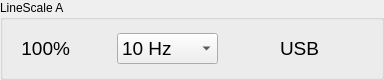
<?xml version="1.0" encoding="UTF-8"?>
<ui version="4.0">
 <class>ConnectionWidget</class>
 <widget class="QWidget" name="ConnectionWidget">
  <property name="geometry">
   <rect>
    <x>0</x>
    <y>0</y>
    <width>384</width>
    <height>80</height>
   </rect>
  </property>
  <property name="windowTitle">
   <string>Form</string>
  </property>
  <layout class="QHBoxLayout" name="horizontalLayout_2">
   <property name="leftMargin">
    <number>0</number>
   </property>
   <property name="topMargin">
    <number>0</number>
   </property>
   <property name="rightMargin">
    <number>0</number>
   </property>
   <property name="bottomMargin">
    <number>0</number>
   </property>
   <item>
    <widget class="QGroupBox" name="group">
     <property name="title">
      <string>LineScale A</string>
     </property>
     <layout class="QHBoxLayout" name="horizontalLayout">
      <property name="spacing">
       <number>2</number>
      </property>
      <property name="leftMargin">
       <number>2</number>
      </property>
      <property name="topMargin">
       <number>2</number>
      </property>
      <property name="bottomMargin">
       <number>2</number>
      </property>
      <item>
       <widget class="QLabel" name="iconBattery">
        <property name="maximumSize">
         <size>
          <width>40</width>
          <height>40</height>
         </size>
        </property>
        <property name="font">
         <font>
          <family>Segoe UI</family>
          <pointsize>16</pointsize>
          <italic>false</italic>
          <bold>true</bold>
         </font>
        </property>
        <property name="styleSheet">
         <string notr="true"/>
        </property>
        <property name="text">
         <string/>
        </property>
        <property name="pixmap">
         <pixmap resource="../../assets/resource.qrc">:/linescaleGUI/icons/battery100.png</pixmap>
        </property>
        <property name="scaledContents">
         <bool>true</bool>
        </property>
       </widget>
      </item>
      <item>
       <widget class="QLabel" name="lblBattery">
        <property name="minimumSize">
         <size>
          <width>50</width>
          <height>0</height>
         </size>
        </property>
        <property name="font">
         <font>
          <family>Segoe UI</family>
          <pointsize>14</pointsize>
          <italic>false</italic>
          <bold>false</bold>
          <kerning>true</kerning>
         </font>
        </property>
        <property name="layoutDirection">
         <enum>Qt::LeftToRight</enum>
        </property>
        <property name="styleSheet">
         <string notr="true"/>
        </property>
        <property name="text">
         <string>100%</string>
        </property>
        <property name="alignment">
         <set>Qt::AlignRight|Qt::AlignTrailing|Qt::AlignVCenter</set>
        </property>
       </widget>
      </item>
      <item>
       <spacer name="spacerLeft">
        <property name="orientation">
         <enum>Qt::Horizontal</enum>
        </property>
        <property name="sizeHint" stdset="0">
         <size>
          <width>0</width>
          <height>20</height>
         </size>
        </property>
       </spacer>
      </item>
      <item>
       <widget class="QComboBox" name="comboBox">
        <property name="font">
         <font>
          <pointsize>14</pointsize>
         </font>
        </property>
        <item>
         <property name="text">
          <string>10 Hz</string>
         </property>
        </item>
        <item>
         <property name="text">
          <string>40 Hz</string>
         </property>
        </item>
        <item>
         <property name="text">
          <string>640 Hz</string>
         </property>
        </item>
        <item>
         <property name="text">
          <string>1280 Hz</string>
         </property>
        </item>
       </widget>
      </item>
      <item>
       <spacer name="spacerRight">
        <property name="orientation">
         <enum>Qt::Horizontal</enum>
        </property>
        <property name="sizeHint" stdset="0">
         <size>
          <width>0</width>
          <height>20</height>
         </size>
        </property>
       </spacer>
      </item>
      <item>
       <widget class="QLabel" name="iconConn">
        <property name="maximumSize">
         <size>
          <width>40</width>
          <height>40</height>
         </size>
        </property>
        <property name="font">
         <font>
          <family>Segoe UI</family>
          <pointsize>16</pointsize>
          <italic>false</italic>
          <bold>true</bold>
         </font>
        </property>
        <property name="styleSheet">
         <string notr="true"/>
        </property>
        <property name="text">
         <string/>
        </property>
        <property name="pixmap">
         <pixmap resource="../../assets/resource.qrc">:/linescaleGUI/icons/usb.png</pixmap>
        </property>
        <property name="scaledContents">
         <bool>true</bool>
        </property>
       </widget>
      </item>
      <item>
       <widget class="QLabel" name="lblConn">
        <property name="minimumSize">
         <size>
          <width>60</width>
          <height>0</height>
         </size>
        </property>
        <property name="font">
         <font>
          <family>Segoe UI</family>
          <pointsize>14</pointsize>
          <italic>false</italic>
          <bold>false</bold>
         </font>
        </property>
        <property name="styleSheet">
         <string notr="true"/>
        </property>
        <property name="text">
         <string>USB</string>
        </property>
        <property name="alignment">
         <set>Qt::AlignLeading|Qt::AlignLeft|Qt::AlignVCenter</set>
        </property>
       </widget>
      </item>
      <item>
       <widget class="QPushButton" name="btnRemove">
        <property name="maximumSize">
         <size>
          <width>30</width>
          <height>30</height>
         </size>
        </property>
        <property name="text">
         <string/>
        </property>
        <property name="icon">
         <iconset resource="../../assets/resource.qrc">
          <normaloff>:/linescaleGUI/icons/remove.png</normaloff>:/linescaleGUI/icons/remove.png</iconset>
        </property>
        <property name="iconSize">
         <size>
          <width>30</width>
          <height>30</height>
         </size>
        </property>
        <property name="flat">
         <bool>true</bool>
        </property>
       </widget>
      </item>
     </layout>
    </widget>
   </item>
  </layout>
 </widget>
 <resources>
  <include location="../../assets/resource.qrc"/>
 </resources>
 <connections/>
</ui>
